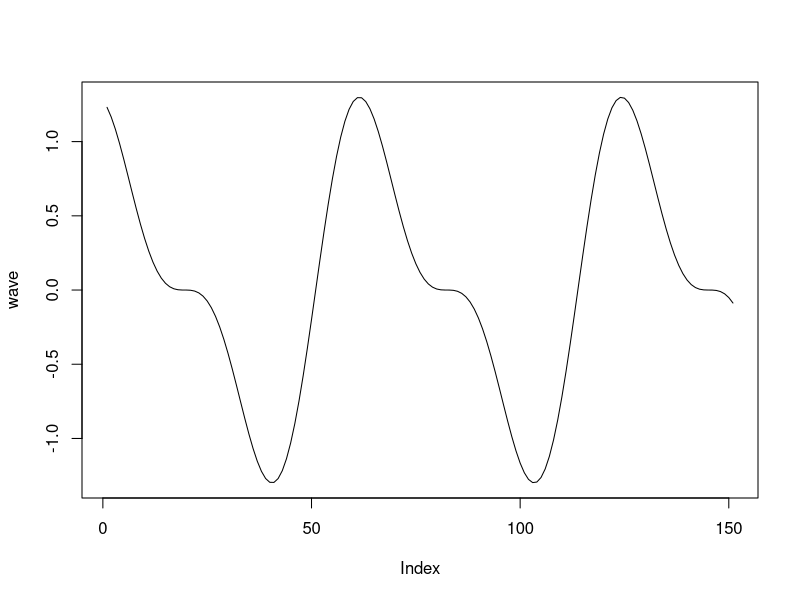

Write R code to recreate this figure.
## ---- chunk 1
names <- c("Christain", "Binx", "Tyler")
print(names)
## ---- chunk 2
n <- 10:49
n
## ---- chunk 3
length(n)
## ---- chunk 4
n+1
## ---- chunk 5
m <- seq(10,1)
m
## ---- chunk 6
n-m
## ---- chunk 7
x_range <- seq(-5,10,0.1)
x_range
## ---- chunk 8
sin_wave <- sin(x_range)
sin_wave
## ---- chunk 9
cos_wave <- cos(x_range)
cos_wave
## ---- chunk 10
wave <- sin_wave * cos_wave + sin_wave
wave
## ---- chunk 11
plot(wave, type = "l")
## ---- chunk 12
lotto_numbers <- c(8, 26, 7, 20, 9, 0, 10)
lotto_numbers
## ---- chunk 13
prefix <- lotto_numbers[1:3]
prefix
## ---- chunk 14
small <- lotto_numbers[lotto_numbers<=10]
small
## ---- chunk 15
large <- lotto_numbers[lotto_numbers>10]
large
## ---- chunk 16
lotto_numbers[lotto_numbers>5] <- 100
lotto_numbers
## ---- chunk 17
lotto_numbers[lotto_numbers %% 2 == 1] <- 0
lotto_numbers
